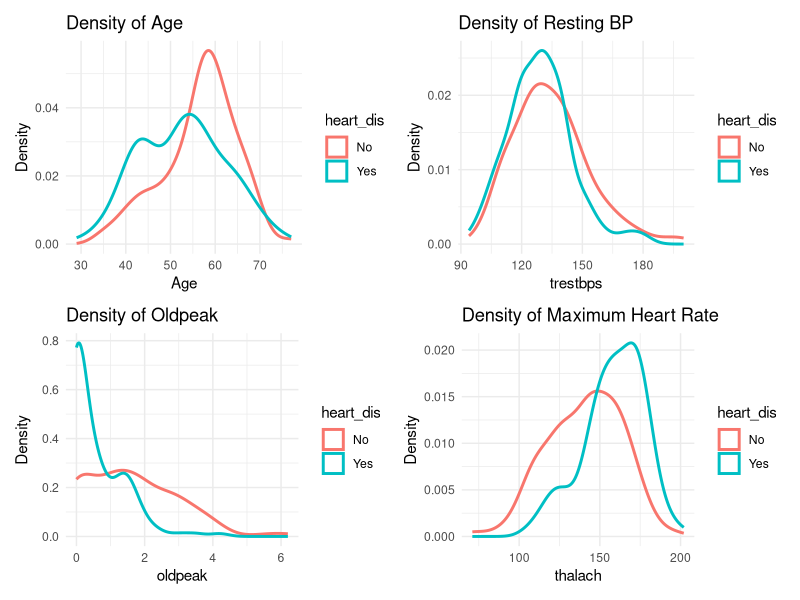

Generate this figure with R:
## ---- chunk 1
library(knitr)
#install the tidyverse library (do this once)
#install.packages("tidyverse")
library(tidyverse)
library(patchwork)
#set chunk and figure default options
knitr::opts_chunk$set(echo = FALSE, message = FALSE, warning = FALSE, fig.width = 4, fig.height = 4, tidy = TRUE)
## ---- chunk 2
trainingdata <- read.csv("heart_training.csv")
testdata <- read.csv("heart_test.csv")

factor_vars <- c("sex", "cp", "fps", "exang", "restecg")
for(v in factor_vars) {
  if(v %in% names(trainingdata)) trainingdata[[v]] <- as.factor(trainingdata[[v]])
  if(v %in% names(testdata)) testdata[[v]] <- as.factor(testdata[[v]])
}


logit_model <- glm(target ~ age + sex + cp + trestbps + thalach + exang + oldpeak + ca + thal,
                   data = trainingdata, family = binomial)
train_pred_prob <- predict(logit_model, type = "response")
train_pred_class <- ifelse(train_pred_prob > 0.5, 1, 0)

train_accuracy <- mean(train_pred_class == trainingdata$target)
cat("Logistic Regression - Training Accuracy:", round(train_accuracy, 3), "\n")


test_pred_prob <- predict(logit_model, newdata = testdata, type = "response")
test_pred_class <- ifelse(test_pred_prob > 0.5, 1, 0)
test_accuracy <- mean(test_pred_class == testdata$target)
cat("Logistic Regression - Test Accuracy:", round(test_accuracy, 3), "\n")

## ---- chunk 3
heart_dis <- rep("Yes", nrow(trainingdata))
heart_dis[trainingdata$target == 0] <- "No"
trainingdata$heart_dis <- heart_dis

## ---- chunk 4

p_age <- ggplot(trainingdata, aes(x = age, color = heart_dis)) +
  geom_density(size = 1) +
  labs(title = "Density of Age", x = "Age", y = "Density") +
  theme_minimal()

p_trestbps <- ggplot(trainingdata, aes(x = trestbps, color = heart_dis)) +
  geom_density(size = 1) +
  labs(title = "Density of Resting BP", x = "trestbps", y = "Density") +
  theme_minimal()

p_oldpeak <- ggplot(trainingdata, aes(x = oldpeak, color = heart_dis)) +
  geom_density(size = 1) +
  labs(title = "Density of Oldpeak", x = "oldpeak", y = "Density") +
  theme_minimal()

p_thalach <- ggplot(trainingdata, aes(x = thalach, color = heart_dis)) +
  geom_density(size = 1) +
  labs(title = "Density of Maximum Heart Rate", x = "thalach", y = "Density") +
  theme_minimal()

combined_plot <- (p_age | p_trestbps) / (p_oldpeak | p_thalach)
print(combined_plot)

## ---- chunk 5
library(MASS)


trainingdata$target <- as.factor(trainingdata$target)
testdata$target <- as.factor(testdata$target)

lda_model <- lda(target ~ age + sex + cp + trestbps + thalach + exang + oldpeak + ca + thal,
                 data = trainingdata)

lda_train_pred <- predict(lda_model)$class
lda_train_accuracy <- mean(lda_train_pred == trainingdata$target)
cat("LDA - Training Accuracy:", round(lda_train_accuracy, 3), "\n")

lda_test_pred <- predict(lda_model, newdata = testdata)$class
lda_test_accuracy <- mean(lda_test_pred == testdata$target)
cat("LDA - Test Accuracy:", round(lda_test_accuracy, 3), "\n")


## ---- chunk 6
qda_model <- qda(target ~ age + sex + cp + trestbps + thalach + exang + oldpeak + ca + thal,
                 data = trainingdata)

qda_train_pred <- predict(qda_model)$class
qda_train_accuracy <- mean(qda_train_pred == trainingdata$target)
cat("QDA - Training Accuracy:", round(qda_train_accuracy, 3), "\n")

qda_test_pred <- predict(qda_model, newdata = testdata)$class
qda_test_accuracy <- mean(qda_test_pred == testdata$target)
cat("QDA - Test Accuracy:", round(qda_test_accuracy, 3), "\n")

## ---- chunk 7
library(dplyr)
library(class)

training_knn <- trainingdata %>% 
  dplyr::select(age, sex, cp, trestbps, thalach, exang, oldpeak, ca, thal)

testing_knn <- testdata %>% 
  dplyr::select(age, sex, cp, trestbps, thalach, exang, oldpeak, ca, thal)

## ---- chunk 8
num_vars <- c("age", "trestbps", "oldpeak", "thalach")

training_knn <- training_knn %>% 
  mutate(across(all_of(num_vars), scale))

testing_knn <- testing_knn %>% 
  mutate(across(all_of(num_vars), scale))

## ---- chunk 9
set.seed(420) 

knn_pred <- knn(train = training_knn, test = testing_knn, cl = trainingdata$target, k = 14)

knn_test_accuracy <- mean(knn_pred == testdata$target)
cat("KNN (k = 14) - Test Accuracy:", round(knn_test_accuracy, 3), "\n")

## ---- chunk 10

trn_samples <- sample(1:nrow(Boston), 440, replace = FALSE)
training_Boston <- Boston[trn_samples, ]
testing_Boston <- Boston[-trn_samples, ]
training_Boston$crimMedian <- training_Boston$crim > median(training_Boston$crim)
testing_Boston$crimMedian <- testing_Boston$crim > median(training_Boston$crim)

logit_boston <- glm(crimMedian ~ . - crim - crimMedian,
                    data = training_Boston, family = binomial)

train_pred_boston <- ifelse(predict(logit_boston, type = "response") > 0.5, TRUE, FALSE)
test_pred_boston <- ifelse(predict(logit_boston, newdata = testing_Boston, type = "response") > 0.5, TRUE, FALSE)

train_acc_boston <- mean(train_pred_boston == training_Boston$crimMedian)
test_acc_boston <- mean(test_pred_boston == testing_Boston$crimMedian)

cat("Boston Logistic Regression - Training Accuracy:", round(train_acc_boston, 3), "\n")
cat("Boston Logistic Regression - Test Accuracy:", round(test_acc_boston, 3), "\n")

lda_boston <- lda(crimMedian ~ . - crim - crimMedian, data = training_Boston)

lda_train_pred <- predict(lda_boston)$class
lda_test_pred <- predict(lda_boston, newdata = testing_Boston)$class

lda_train_acc <- mean(lda_train_pred == training_Boston$crimMedian)
lda_test_acc <- mean(lda_test_pred == testing_Boston$crimMedian)

cat("Boston LDA - Training Accuracy:", round(lda_train_acc, 3), "\n")
cat("Boston LDA - Test Accuracy:", round(lda_test_acc, 3), "\n")

library(class)

train_knn_boston <- training_Boston %>% dplyr::select(-crim, -crimMedian)
test_knn_boston <- testing_Boston %>% dplyr::select(-crim, -crimMedian)

train_knn_boston_scaled <- scale(train_knn_boston)
test_knn_boston_scaled <- scale(test_knn_boston,
                                center = attr(train_knn_boston_scaled, "scaled:center"),
                                scale = attr(train_knn_boston_scaled, "scaled:scale"))

knn_boston_pred <- knn(train = train_knn_boston_scaled,
                       test = test_knn_boston_scaled,
                       cl = training_Boston$crimMedian, k = 5)
knn_boston_test_acc <- mean(knn_boston_pred == testing_Boston$crimMedian)
cat("Boston KNN (k = 5) - Test Accuracy:", round(knn_boston_test_acc, 3), "\n")

